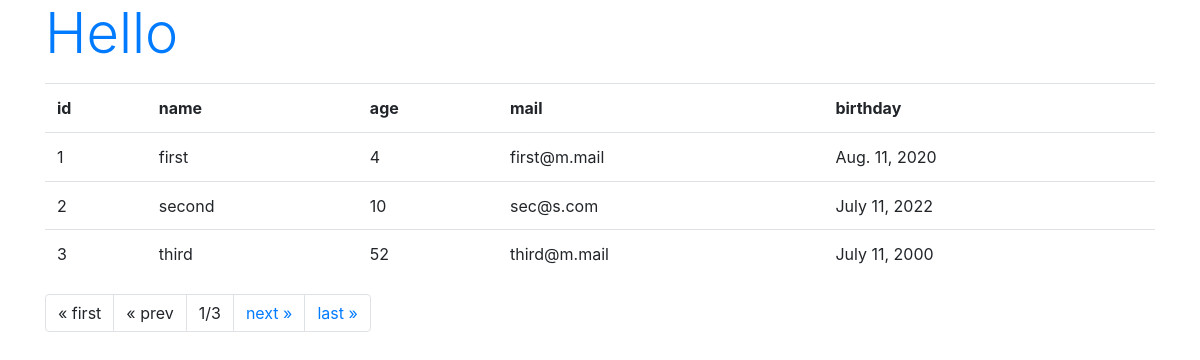
/hello/, run on the app's committed database.
### hello/models.py (models this page shows, shortened)
class Friend(models.Model):
    name = models.CharField(max_length=100, \
        validators=[number_only])
    mail = models.EmailField(max_length=200)
    gender = models.BooleanField()
    age = models.IntegerField()
    birthday = models.DateField()

### hello/views.py (the view)
# urls.py: path('', views.index, name='index'),
def index(request, num=1):
    data = Friend.objects.all()
    page = Paginator(data, 3)
    params = {
        'title': 'Hello',
        'message':'',
        'data': page.get_page(num),
    }
    return render(request, 'hello/index.html', params)

### hello/templates/hello/index.html (shortened to what this page needs)
{% load static %}
<!doctype html>
<html lang="ja">
<head>
    <link rel="stylesheet"
    href="https://stackpath.bootstrapcdn.com/bootstrap/4.3.1/css/bootstrap.min.css"
>
</head>
<body class="container">
    <h1 class="display-4 text-primary">
        {{title}}</h1>
    <table class="table">
        <tr>
            <th>id</th>
            <th>name</th>
            <th>age</th>
            <th>mail</th>
            <th>birthday</th>
        </tr>
    {% for item in data %}
        <tr>
            <td>{{item.id}}</td>
            <td>{{item.name}}</td>
            <td>{{item.age}}</td>
            <td>{{item.mail}}</td>
            <td>{{item.birthday}}</td>
        <tr>
    {% endfor %}
    </table>
    <ul class="pagination">
        {% if data.has_previous %}
        <li class="page-item">
            <a class="page-link" href="{% url 'index' %}">
                &laquo; first</a>
        </li>
        <li class="page-item">
            <a class="page-link"
            href="{% url 'index' %}{{data.previous_page_number}}">
                &laquo; prev</a>
        </li>
        {% else %}
        <li class="page-item">
            <a class="page-link">
                &laquo; first</a>
        </li>
        <li class="page-item">
            <a class="page-link">
                &laquo; prev</a>
        </li>
        {% endif %}
        <li class="page-item">
            <a class="page-link">
            {{data.number}}/{{data.paginator.num_pages}}</a>
        </li>
        {% if data.has_next %}
        <li class="page-item">
            <a class="page-link"
            href="{% url 'index' %}{{data.next_page_number }}">
                next &raquo;</a>
        </li>
        <li class="page-item">
            <a class="page-link"
            href="{% url 'index' %}{{data.paginator.num_pages}}">
                last &raquo;</a>
        </li>
        {% endif %}
    </ul>
</body>
</html>

### data on the page
Friend: id "1", name "first", age "4", mail "first@m.mail", birthday "Aug. 11, 2020"
Friend: id "2", name "second", age "10", mail "sec@s.com", birthday "July 11, 2022"
Friend: id "3", name "third", age "52", mail "third@m.mail", birthday "July 11, 2000"

### other printed values
{{ title }} "Hello"
{{ data.number }} "1"
{{ data.paginator.num_pages }} "3"
